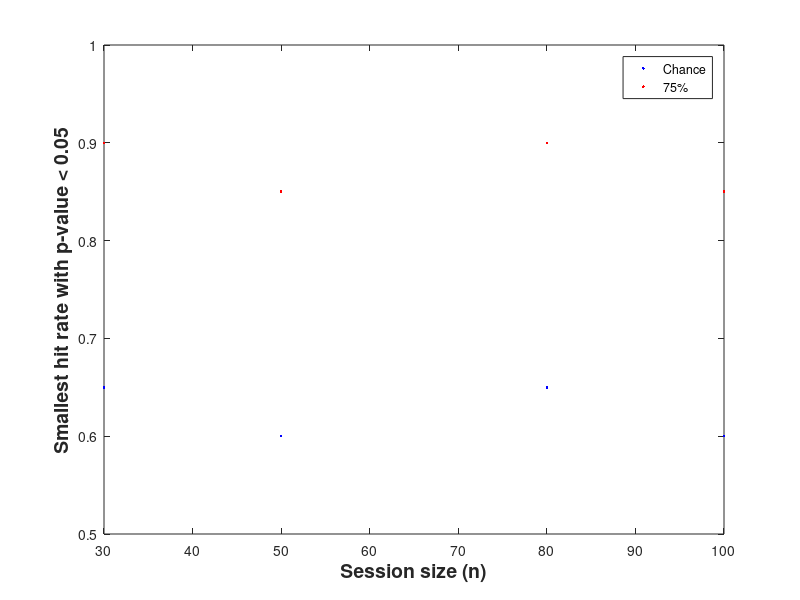

Write MATLAB code to recreate this figure.
function [] = binomial_play()


% Does # boys in a family follow a binomial distribution
% Dataset from p89 of Bulmer's "Principles of Statistics"
numboys = 0:1:8;
freqs = [215 1485 5331 10649 14959 11929 6678 2092 342];

totalkids = sum(freqs) * 8; % each family has 8 kids
totalboys = numboys * freqs'; % all the boys in all the families

p = totalboys/totalkids;

if 0
    fprintf(1,'P(boys) = %1.3f\n', p);
    figure;
    subplot(1,2,1);
    plot(numboys, freqs, '.r');
end;


n=50;  % # coin flips per experiment
p=0.5; % null hypothesis: rat making decision randomly & independently
hrate = 0.5:0.05:1;

% prob getting over 90% trials correct

if 0

    figure;

    % Simulate a binomial experiment
    subplot(2,1,1);
    numExper=1000;

    mega = rand(numExper,n); % row is a simulation of 300 coin flips
    mega2 = zeros(size(mega));
    mega2(find(mega < p)) = 1;
    mega2 = sum(mega2'); % sum across each row
    hist(mega2/n);
    xlabel('f(heads)');
    title(sprintf('Simulating binomial: %i experiments with %i coin flips each', numExper, n));

    % Now plot p(hit rate > p) from two sources of data:
    % Matlab's internal binomial distro, and simulated data above

    matlabsbino = [];
    simbino = [];
    for h = 1:length(hrate)
        matlabsbino = horzcat(matlabsbino, 1- (binocdf(hrate(h) * n, n, p)));
        simbino = horzcat(simbino, length(find(mega2 > hrate(h)*n))/length(mega2));
    end;


    subplot(2,1,2);
    plot(hrate, matlabsbino,'.b');
    hold on;
    plot(hrate, simbino, '.r');
    legend({'binocdf', 'From simulation'});
    xlabel('"Heads" rate');
    t=ylabel('p(x > "Heads" rate)');
    set(t,'FontSize',14,'FontWeight','bold');

end;

% now do this over for many different values of n
n = [30 50 80 100];
chance_vals =[];
vals_75=[];
for nk = 1:length(n)
    [mc m7 pfor_random pfor_75] = sig_for_given_n(hrate, n(nk));
    chance_vals =horzcat(chance_vals, mc);
    vals_75 = horzcat(vals_75, m7);

    fprintf(1,'Got %1.2f & %1.2f\n', mc, m7);

%     figure;
%     % Plot p-values for performance if null model is : a) chance, b) 75%
%     %subplot(2,1,1);
%     plot(hrate, pfor_random,'.b'); hold on;
%     plot(hrate, pfor_75, '.r');
%     line([min(hrate) max(hrate)],[0.05 0.05],'LineStyle',':','COlor','r');
%     legend({'50%','75%'});
%     title(sprintf('p-value of different hit rates\nNull is chance performance (n=%i)',n(nk)));
%     t=xlabel('Rat''s hit rate');set(t,'FontSize',14,'FontWeight','bold');
%     t=ylabel('p-value for one-tailed t-test');set(t,'FontSize',14,'FontWeight','bold');
%     set(gca,'YLim',[0 0.2],'YTick', 0:0.05:0.2);

end;

figure;
plot(n, chance_vals,'.b');hold on;
plot(n,vals_75,'.r');
t=xlabel('Session size (n)');set(t,'FontSize',14, 'FontWeight','bold');
t=ylabel('Smallest hit rate with p-value < 0.05');set(t,'FontWeight','bold','FontSize',14);
legend({'Chance','75%'});
set(gca,'YLim',[0.5 1]);


% Returns the small hit rate for which p value is < 0.05
% for a) null model is chance (p=0.5)
% b) null model is 75%
function [min_chance min_75 pfor_random pfor_75] = sig_for_given_n(hrate, n)
pfor_random = []; % contains p-values for rats of different performance when null is chance performance
pfor_75 = []; % Same as above except null model is 75% correct
for h = 1:length(hrate)
    rattie = rand(n,1);
    rattie_bi = zeros(size(rattie)); rattie_bi(find(rattie < hrate(h))) = 1;
    pfor_random = horzcat(pfor_random, ttest(rattie_bi, n, 0.5));
    pfor_75 = horzcat(pfor_75, ttest(rattie_bi, n, 0.75));
end;

min_chance = find(pfor_random < 0.05);
min_chance = hrate(min(min_chance));

min_75 = find(pfor_75 < 0.05);
min_75 = hrate(min(min_75));


function [p_value] = ttest(rattie_bi, n,p)
% Now do a t test on a random rat with success rate 0.5
% [h p] = ttest(rattie_bi)
% This test returns a significant result ... obviously cannot apply ttest to out-of-the-box binomial

% compute t-statistic
% Null hypothesis is random selection: p=0.5
t_num = (sum(rattie_bi) - (n*p));
rattie_var = (sum(rattie_bi) * (n-sum(rattie_bi)))/n;
t_den = sqrt(rattie_var + (p*(1-p)*n));
t_statistic = t_num/t_den;

p_value = 1- tcdf(t_statistic, (2*n)-2);